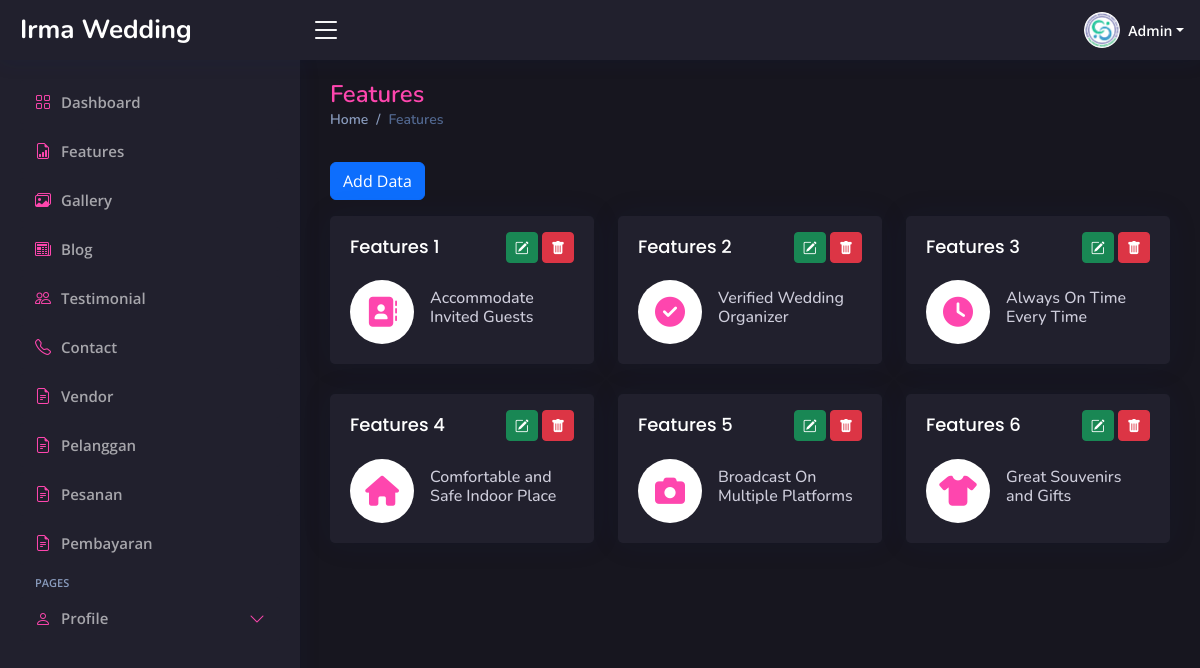
/admin/index.php?page=features (signed in), run on the app's committed database.
### tables this page shows
CREATE TABLE `features` (
  `id` int(11) NOT NULL,
  `features_icon` varchar(255) NOT NULL,
  `features_name` varchar(255) NOT NULL,
  `description` varchar(255) NOT NULL
);

### admin/page/features.php (the view, shortened to what this page needs)
<div class="pagetitle">
    <h1>Features</h1>
    <nav>
        <ol class="breadcrumb">
            <li class="breadcrumb-item"><a href="index.php?page=dashboard">Home</a></li>
            <li class="breadcrumb-item active">Features</li>
        </ol>
    </nav>
</div>
<section class="section dashboard">
    <a href="index.php?page=add-features" class="btn btn-primary my-3">Add Data</a>
    <div class="row">
        <?php
        $query = "SELECT * FROM features ORDER BY id ASC";
        $result = mysqli_query($koneksi, $query);
        $no = 1;
        while ($row = mysqli_fetch_assoc($result)) {
        ?>
            <div class="col-md-4">
                <div class="card features-card">
                    <div class="card-body">
                        <div class="d-flex justify-content-between">
                            <div class="name">
                                <h5 class="card-title">Features <?php echo $no ?></h5>
                            </div>
                            <div class="opsi py-3">
                                <a href="index.php?page=edit-features&id=<?php echo $row['id']; ?>" class="btn btn-success btn-sm"><i class="bi bi-pencil-square"></i></a>
                                <a href="../action.php?act=delete-features&id=<?php echo $row['id']; ?>" class="btn btn-danger btn-sm"><i class="bi bi-trash-fill"></i></a>
                            </div>
                        </div>
                        <div class="d-flex align-items-center">
                            <div class="card-icon rounded-circle d-flex align-items-center justify-content-center">
                                <i class="<?php echo $row['features_icon']; ?>"></i>
                            </div>
                            <div class="ps-3">
                                <h6><?php echo $row['features_name']; ?></h6>
                            </div>
                        </div>
                    </div>
                </div>
            </div>
        <?php
            $no++;
        }
        ?>
    </div>
</section>

### admin/assets/css/style.css (style rules this page uses)
:root { scroll-behavior: smooth; --main-color: rgba(254, 70, 174, 1); --main-color-hover: rgba(250, 89, 180, 1); --second-color: rgba(33, 32, 45, 1); --main-font-color: rgba(255, 255, 255, 1); --second-font-color: rgba(255, 255, 255, 0.6); }
section { visibility: hidden; opacity: 0; transition: visibility 0s, opacity 0.5s ease-in-out; }
body { font-family: "Open Sans", sans-serif; background: rgba(23, 22, 31, 1); color: var(--main-font-color); color: rgb(206, 205, 219); }
a { color: var(--main-color); text-decoration: none; }
h1, h2, h3, h4, h5, h6 { font-family: "Nunito", sans-serif; }
.pagetitle { margin-bottom: 10px; }
.pagetitle h1 { font-size: 24px; margin-bottom: 0; font-weight: 600; color: var(--main-color); }
.card { margin-bottom: 30px; border: none; border-radius: 5px; box-shadow: 0px 0 30px rgba(1, 41, 112, 0.1); background-color: var(--second-color); }
.card-title { padding: 20px 0 15px 0; font-size: 18px; font-weight: 500; color: var(--main-font-color); font-family: "Poppins", sans-serif; }
.card-body { padding: 0 20px 20px 20px; }
.breadcrumb { font-size: 14px; font-family: "Nunito", sans-serif; color: #899bbd; font-weight: 600; }
.breadcrumb a { color: #899bbd; transition: 0.3s; }
.breadcrumb .breadcrumb-item::before { color: #899bbd; }
.breadcrumb .active { color: #51678f; font-weight: 600; }
.dashboard .card-icon { font-size: 32px; line-height: 0; width: 64px; height: 64px; flex-shrink: 0; flex-grow: 0; }
.dashboard .features-card .card-icon { color: var(--main-color); background-color: #fff; font-size: 30px; }

### data on the page
features: features_name "Accommodate Invited Guests"
features: features_name "Verified Wedding Organizer"
features: features_name "Always On Time Every Time"
features: features_name "Comfortable and Safe Indoor Place"
features: features_name "Broadcast On Multiple Platforms"
features: features_name "Great Souvenirs and Gifts"

### other printed values
$role "Admin"
$menu['text'] "Features"
$menu['text'] "Gallery"
$menu['text'] "Blog"
$menu['text'] "Testimonial"
$menu['text'] "Contact"
$menu['text'] "Vendor"
$menu['text'] "Pelanggan"
$menu['text'] "Pesanan"
$menu['text'] "Pembayaran"
